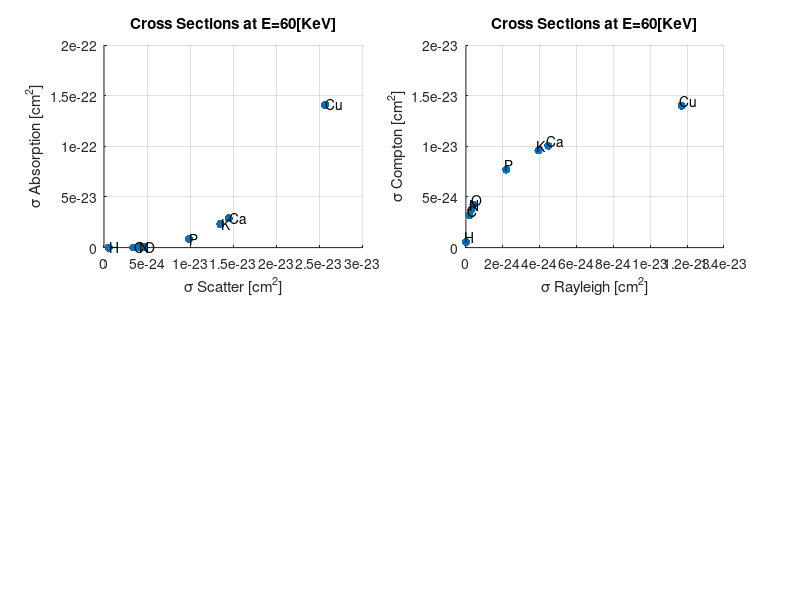
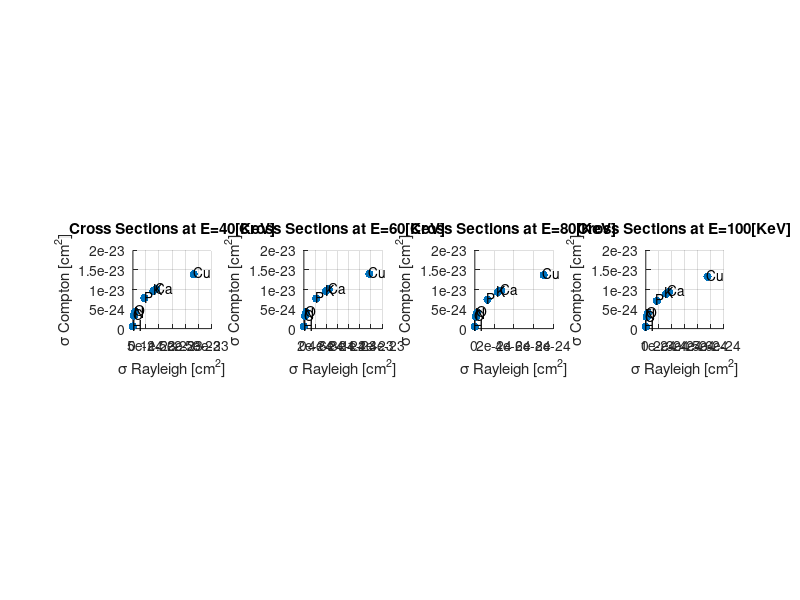
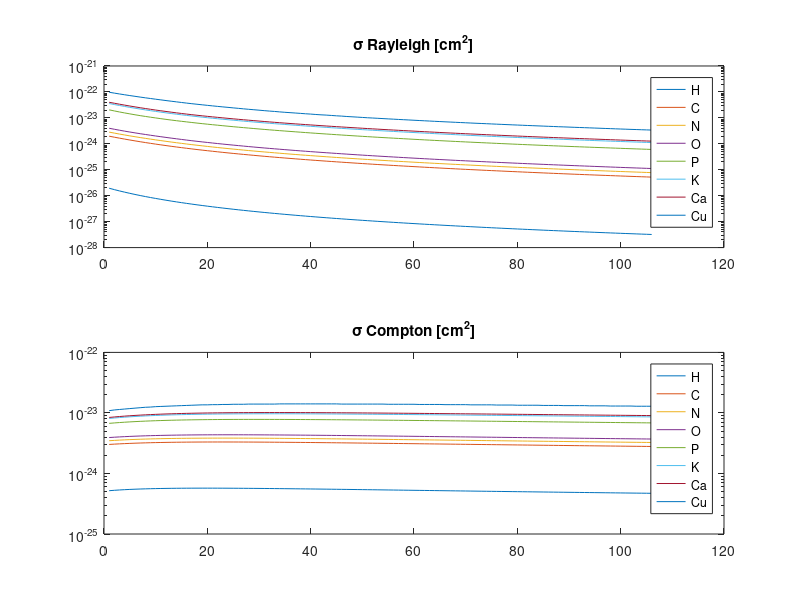

The MATLAB script that drew these images, in order: (Note: this script raises an error after producing the figures.)
load('ElementXS.mat')
% %%
% [B,I] = sort(ZVec);
% figure;
% plot(Photon(60,I(1:end-2))); hold on;
% plot(Compton(60,I(1:end-2)));
% plot(Rayleigh(60,I(1:end-2))); hold off;
% figure;
% plot(Photon(20:100,24)); hold on;
% plot(Compton(20:100,24));
% plot(Rayleigh(20:100,24)); hold off;
%%

absorbtion_at_60 = Photon(60,:);
scatter_at_60 = Compton(60,:) + Rayleigh(60,:);

        %     1   2   3   4   5   6   7    8
Names_vec = {'H','C','N','O','P','K','Ca','Cu'};
wanted_z = [1,6,7,8,15,19,20,29];
indices = zeros(1,length(wanted_z));
for ii=1:length(wanted_z)
    indices(ii) = find(wanted_z(ii)==ZVec,1);
end


figure;
subplot(2,2,1)
scatter(scatter_at_60(indices),absorbtion_at_60(indices),'filled');
grid on;
xlabel('\sigma Scatter [cm^2]');
ylabel('\sigma Absorption [cm^2]');
title('Cross Sections at E=60[KeV]')
dx = 1e-25; dy = 1e-24; % displacement so the text does not overlay the data points
text(scatter_at_60(indices)+dx, absorbtion_at_60(indices)+dy, Names_vec, 'Fontsize', 10);

subplot(2,2,2)
scatter(Rayleigh(60,indices),Compton(60,indices),'filled');
grid on;
xlabel('\sigma Rayleigh [cm^2]');
ylabel('\sigma Compton [cm^2]');
title('Cross Sections at E=60[KeV]')
dx = -1e-25; dy = 5e-25; % displacement so the text does not overlay the data points
text(Rayleigh(60,indices)+dx,Compton(60,indices)+dy, Names_vec, 'Fontsize', 10);
%%
figure;
sel_e_vec = [40,60,80,100];
for ii=1:length(sel_e_vec)
    subplot(1,length(sel_e_vec),ii)
    scatter(Rayleigh(sel_e_vec(ii),indices),Compton(sel_e_vec(ii),indices),'filled');
    pbaspect([1,1,1]);
    grid on;
    xlabel('\sigma Rayleigh [cm^2]');
    ylabel('\sigma Compton [cm^2]');
    title(sprintf('Cross Sections at E=%d[KeV]',sel_e_vec(ii)))
    dx = -1e-25; dy = 5e-25; % displacement so the text does not overlay the data points
    text(Rayleigh(sel_e_vec(ii),indices)+dx,Compton(sel_e_vec(ii),indices)+dy, Names_vec, 'Fontsize', 10);
end
%%
figure;
subplot(2,1,1);
semilogy(Rayleigh(15:120,indices));
title('\sigma Rayleigh [cm^2]');
legend(Names_vec);
subplot(2,1,2);
semilogy(Compton(15:120,indices));
title('\sigma Compton [cm^2]');
legend(Names_vec);

%%
%%
E = linspace(10e-3,150e-3,400);

% z_vec = [6,8,20];
% name_vec = {'C','O','Ca'};

z_vec = [8,20,29];
name_vec = {'O','Ca','Cu'};

mac = PhotonAttenuationQ(z_vec, E, 'mac');

% dens_vec = [15.999, 40.078, 63.54];
dens_vec = [1, 1, 1];
mac_linear = mac .* repmat(dens_vec,size(mac,1),1);

alpha_beta = round((mac_linear([20,190],[1,3])^-1)*mac_linear([20,190],2),2);
alpha = 0.68;
beta = 0.37;
total = 1;
% alpha = alpha_beta(1);
% beta = alpha_beta(2);

mac_linear(:,4) = total*(mac_linear(:,1)*alpha+mac_linear(:,3)*beta);
figure;
% subplot(1,3,1);
tiledlayout(1,3,'TileSpacing','Compact','Padding','Compact');
nexttile; 
semilogy(repmat(E'*1e3,1,size(mac_linear,2)),(mac_linear),'LineWidth',3)
xlabel('Energy [KeV]');
ylabel('\mu [1/cm]');
title('Linear Attenuation');
xlim([0,150])
name_vec{4} = [num2str(alpha),'*',name_vec{1},'+',num2str(beta),'*',name_vec{3}];
legend(name_vec)

% 0.68*O+0.37*Cu = Ca;
o_idx = 4;
ca_idx = 7;
cu_idx = 8;

Na  = 6.02214076e23;
Mu  = 0.999999e-3;
Ao  = 15.999*Mu;
Aca = 40.078*Mu;
Acu = 63.546*Mu;

o_rayleigh  = (Na/Ao)*Rayleigh(15:120,o_idx);
ca_rayleigh = (Na/Aca)*Rayleigh(15:120,ca_idx);
cu_rayleigh = (Na/Acu)*Rayleigh(15:120,cu_idx);
o_compton   = (Na/Ao)*Compton(15:120,o_idx);
ca_compton  = (Na/Aca)*Compton(15:120,ca_idx);
cu_compton  = (Na/Acu)*Compton(15:120,cu_idx);

o_cu_rayleigh = o_rayleigh*0.68+cu_rayleigh*0.37;
o_cu_compton  = o_compton*0.68+cu_compton*0.37;

% figure;
% subplot(1,3,2);
nexttile; 
semilogy([o_rayleigh,ca_rayleigh,cu_rayleigh,o_cu_rayleigh],'LineWidth',3); hold on;
ylabel('\sigma [cm^2]');
xlabel('Energy [KeV]');
legend({'O','Ca','Cu','0.68*O+0.37*Cu'});
title('Rayleigh Cross-Section');
% subplot(1,3,3);
nexttile; 
semilogy([o_compton,ca_compton,cu_compton,o_cu_compton],'LineWidth',3);
ylabel('\sigma [cm^2]');
xlabel('Energy [KeV]');
legend({'O','Ca','Cu','0.68*O+0.37*Cu'});
title('Compton Cross-Section');

%%

rayleigh_at_60 = Rayleigh(60,indices);

angle_vec = linspace(-pi,pi,200);
phase_vector = 0.375*(1+cos(angle_vec).^2);%.*sin(angle_vec);

rayleigh_per_phase = phase_vector'*rayleigh_at_60;
figure;
subplot(2,1,1);
plot(phase_vector)
subplot(2,1,2);
plot(repmat(angle_vec',1,length(indices)),rayleigh_per_phase)
legend(Names_vec)